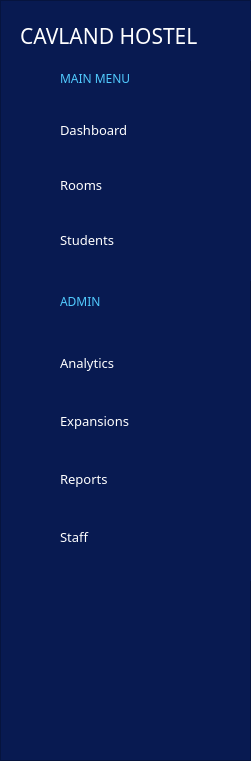
    <widget class="QFrame" name="nav_bar">
     <property name="geometry">
      <rect>
       <x>0</x>
       <y>0</y>
       <width>251</width>
       <height>761</height>
      </rect>
     </property>
     <property name="mouseTracking">
      <bool>false</bool>
     </property>
     <property name="styleSheet">
      <string notr="true">background-color: rgb(8, 26, 81);</string>
     </property>
     <property name="frameShape">
      <enum>QFrame::StyledPanel</enum>
     </property>
     <property name="frameShadow">
      <enum>QFrame::Raised</enum>
     </property>
     <widget class="QLabel" name="Title">
      <property name="geometry">
       <rect>
        <x>20</x>
        <y>10</y>
        <width>231</width>
        <height>51</height>
       </rect>
      </property>
      <property name="font">
       <font>
        <family>Franklin Gothic Medium</family>
        <pointsize>16</pointsize>
       </font>
      </property>
      <property name="autoFillBackground">
       <bool>false</bool>
      </property>
      <property name="styleSheet">
       <string notr="true">color: rgb(255, 255, 255);</string>
      </property>
      <property name="text">
       <string>CAVLAND HOSTEL</string>
      </property>
     </widget>
     <widget class="QLabel" name="LblNav1">
      <property name="geometry">
       <rect>
        <x>60</x>
        <y>70</y>
        <width>101</width>
        <height>16</height>
       </rect>
      </property>
      <property name="font">
       <font>
        <family>Franklin Gothic Medium</family>
       </font>
      </property>
      <property name="styleSheet">
       <string notr="true">color: rgb(81, 203, 255);</string>
      </property>
      <property name="text">
       <string>MAIN MENU</string>
      </property>
     </widget>
     <widget class="QLabel" name="LblNav2">
      <property name="geometry">
       <rect>
        <x>60</x>
        <y>290</y>
        <width>151</width>
        <height>23</height>
       </rect>
      </property>
      <property name="font">
       <font>
        <family>Franklin Gothic Medium</family>
       </font>
      </property>
      <property name="styleSheet">
       <string notr="true">color: rgb(81, 203, 255);</string>
      </property>
      <property name="text">
       <string>ADMIN</string>
      </property>
     </widget>
     <widget class="QWidget" name="layoutWidget">
      <property name="geometry">
       <rect>
        <x>20</x>
        <y>90</y>
        <width>231</width>
        <height>191</height>
       </rect>
      </property>
      <layout class="QVBoxLayout" name="UserBtnSection">
       <item>
        <widget class="QPushButton" name="BtnDashboard">
         <property name="font">
          <font>
           <family>Franklin Gothic Medium</family>
           <pointsize>10</pointsize>
           <kerning>true</kerning>
          </font>
         </property>
         <property name="cursor">
          <cursorShape>PointingHandCursor</cursorShape>
         </property>
         <property name="mouseTracking">
          <bool>false</bool>
         </property>
         <property name="styleSheet">
          <string notr="true">background-color: rgb(8, 26, 81);
color: rgb(255, 255, 255);
border-top-left-radius: 10px;
border-bottom-left-radius: 10px;
text-align: left;
padding-left: 40px;</string>
         </property>
         <property name="text">
          <string>Dashboard</string>
         </property>
         <property name="icon">
          <iconset resource="resource.qrc">
           <normaloff>:/img/img/Chart.png</normaloff>:/img/img/Chart.png</iconset>
         </property>
         <property name="iconSize">
          <size>
           <width>35</width>
           <height>35</height>
          </size>
         </property>
        </widget>
       </item>
       <item>
        <widget class="QPushButton" name="BtnRoom">
         <property name="font">
          <font>
           <family>Franklin Gothic Medium</family>
           <pointsize>10</pointsize>
          </font>
         </property>
         <property name="cursor">
          <cursorShape>PointingHandCursor</cursorShape>
         </property>
         <property name="mouseTracking">
          <bool>false</bool>
         </property>
         <property name="styleSheet">
          <string notr="true">background-color: rgb(8, 26, 81);
color: rgb(255, 255, 255);
border-top-left-radius: 10px;
border-bottom-left-radius: 10px;
text-align: left;
padding-left: 40px;</string>
         </property>
         <property name="text">
          <string>Rooms</string>
         </property>
         <property name="icon">
          <iconset resource="resource.qrc">
           <normaloff>:/img/img/Room.png</normaloff>:/img/img/Room.png</iconset>
         </property>
         <property name="iconSize">
          <size>
           <width>35</width>
           <height>35</height>
          </size>
         </property>
        </widget>
       </item>
       <item>
        <widget class="QPushButton" name="BtnStudent">
         <property name="font">
          <font>
           <family>Franklin Gothic Medium</family>
           <pointsize>10</pointsize>
          </font>
         </property>
         <property name="cursor">
          <cursorShape>PointingHandCursor</cursorShape>
         </property>
         <property name="mouseTracking">
          <bool>false</bool>
         </property>
         <property name="styleSheet">
          <string notr="true">background-color: rgb(8, 26, 81);
color: rgb(255, 255, 255);
border-top-left-radius: 10px;
border-bottom-left-radius: 10px;
text-align: left;
padding-left: 40px;</string>
         </property>
         <property name="text">
          <string>Students</string>
         </property>
         <property name="icon">
          <iconset resource="resource.qrc">
           <normaloff>:/img/img/User_box.png</normaloff>:/img/img/User_box.png</iconset>
         </property>
         <property name="iconSize">
          <size>
           <width>35</width>
           <height>35</height>
          </size>
         </property>
        </widget>
       </item>
      </layout>
     </widget>
     <widget class="QWidget" name="layoutWidget">
      <property name="geometry">
       <rect>
        <x>20</x>
        <y>320</y>
        <width>231</width>
        <height>261</height>
       </rect>
      </property>
      <layout class="QVBoxLayout" name="AdminBtnSection">
       <item>
        <widget class="QPushButton" name="BtnAnalytics">
         <property name="font">
          <font>
           <family>Franklin Gothic Medium</family>
           <pointsize>10</pointsize>
          </font>
         </property>
         <property name="cursor">
          <cursorShape>PointingHandCursor</cursorShape>
         </property>
         <property name="mouseTracking">
          <bool>false</bool>
         </property>
         <property name="styleSheet">
          <string notr="true">background-color: rgb(8, 26, 81);
color: rgb(255, 255, 255);
border-top-left-radius: 10px;
border-bottom-left-radius: 10px;
text-align: left;
padding-left: 40px;</string>
         </property>
         <property name="text">
          <string>Analytics</string>
         </property>
         <property name="icon">
          <iconset resource="resource.qrc">
           <normaloff>:/img/img/Chart_alt.png</normaloff>:/img/img/Chart_alt.png</iconset>
         </property>
         <property name="iconSize">
          <size>
           <width>35</width>
           <height>35</height>
          </size>
         </property>
        </widget>
       </item>
       <item>
        <widget class="QPushButton" name="BtnExpansion">
         <property name="font">
          <font>
           <family>Franklin Gothic Medium</family>
           <pointsize>10</pointsize>
          </font>
         </property>
         <property name="cursor">
          <cursorShape>PointingHandCursor</cursorShape>
         </property>
         <property name="mouseTracking">
          <bool>false</bool>
         </property>
         <property name="styleSheet">
          <string notr="true">background-color: rgb(8, 26, 81);
color: rgb(255, 255, 255);
border-top-left-radius: 10px;
border-bottom-left-radius: 10px;
text-align: left;
padding-left: 40px;</string>
         </property>
         <property name="text">
          <string>Expansions</string>
         </property>
         <property name="icon">
          <iconset resource="resource.qrc">
           <normaloff>:/img/img/Pressure.png</normaloff>:/img/img/Pressure.png</iconset>
         </property>
         <property name="iconSize">
          <size>
           <width>35</width>
           <height>35</height>
          </size>
         </property>
        </widget>
       </item>
       <item>
        <widget class="QPushButton" name="BtnReport">
         <property name="font">
          <font>
           <family>Franklin Gothic Medium</family>
           <pointsize>10</pointsize>
          </font>
         </property>
         <property name="cursor">
          <cursorShape>PointingHandCursor</cursorShape>
         </property>
         <property name="mouseTracking">
          <bool>false</bool>
         </property>
         <property name="styleSheet">
          <string notr="true">background-color: rgb(8, 26, 81);
color: rgb(255, 255, 255);
border-top-left-radius: 10px;
border-bottom-left-radius: 10px;
text-align: left;
padding-left: 40px;</string>
         </property>
         <property name="text">
          <string>Reports</string>
         </property>
         <property name="icon">
          <iconset resource="resource.qrc">
           <normaloff>:/img/img/Folder_alt.png</normaloff>:/img/img/Folder_alt.png</iconset>
         </property>
         <property name="iconSize">
          <size>
           <width>35</width>
           <height>35</height>
          </size>
         </property>
        </widget>
       </item>
       <item>
        <widget class="QPushButton" name="BtnStaff">
         <property name="font">
          <font>
           <family>Franklin Gothic Medium</family>
           <pointsize>10</pointsize>
          </font>
         </property>
         <property name="cursor">
          <cursorShape>PointingHandCursor</cursorShape>
         </property>
         <property name="mouseTracking">
          <bool>false</bool>
         </property>
         <property name="styleSheet">
          <string notr="true">background-color: rgb(8, 26, 81);
color: rgb(255, 255, 255);
border-top-left-radius: 10px;
border-bottom-left-radius: 10px;
text-align: left;
padding-left: 40px;</string>
         </property>
         <property name="text">
          <string>Staff</string>
         </property>
         <property name="icon">
          <iconset resource="resource.qrc">
           <normaloff>:/img/img/User_add.png</normaloff>:/img/img/User_add.png</iconset>
         </property>
         <property name="iconSize">
          <size>
           <width>35</width>
           <height>35</height>
          </size>
         </property>
        </widget>
       </item>
      </layout>
     </widget>
     <zorder>layoutWidget</zorder>
     <zorder>layoutWidget</zorder>
     <zorder>Title</zorder>
     <zorder>LblNav1</zorder>
     <zorder>LblNav2</zorder>
    </widget>
